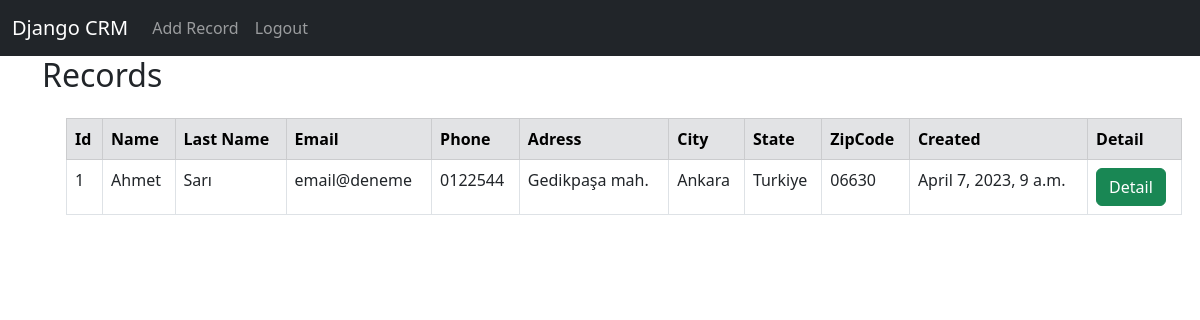
Before: / (signed in) with the older database file.
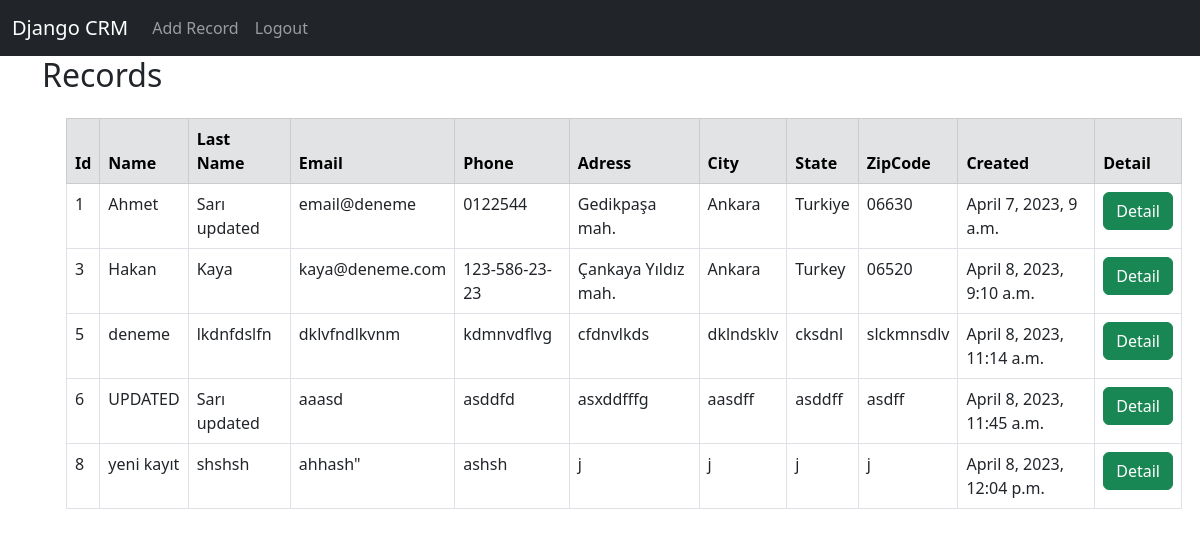
After: the same page with the newer database file.
### website/models.py (models this page shows, shortened)
class Record(models.Model):
    created_at = models.DateTimeField(auto_now_add= True)
    first_name = models.CharField(max_length=50)
    last_name = models.CharField(max_length=50)
    email = models.CharField(max_length=100)
    phone = models.CharField(max_length=15)
    address = models.CharField(max_length=100)
    city = models.CharField(max_length=50)
    state = models.CharField(max_length=50)
    zipcode = models.CharField(max_length=20)
    person_place = models.ForeignKey(Place,blank=True,null=True,on_delete=models.CASCADE)

### website/views.py (the view)
# urls.py: 2. Add a URL to urlpatterns:  path('', views.home, name='home')
def home(request):
    records = Record.objects.all()
    if request.method == "POST":
        username = request.POST['username']
        password = request.POST['password']
        user = authenticate(request, username = username , password = password)
        if user is not None:
            login(request,user)
            messages.success(request, "You have been logged in succesfully")
            return redirect('home')
        else:
            messages.success(request,'There was an Error Logging in, Please Try again')
            return redirect('home')
    else:
        return render(request, 'home.html', {'records': records})

### website/templates/home.html (shortened to what this page needs)
{% extends 'base.html' %}
{% block content  %}
{% if user.is_authenticated %}
<h2 class = "mx-auto">Records</h2>
<table class="table table-hover table-bordered m-4">
  <thead class="table-secondary">
    <tr>
      <th scope="col">Id</th>
      <th scope="col">Name</th>
      <th scope="col">Last Name</th>
      <th scope="col">Email</th>
      <th scope="col">Phone</th>
      <th scope="col">Adress</th>
      <th scope="col">City</th>
      <th scope="col">State</th>
      <th scope="col">ZipCode</th>
      <th scope="col">Created</th>
      <th scope="col">Detail</th>
    </tr>
  </thead>
  {% for record in records  %}
  <tbody>
    <tr>
      <td>{{record.id}}</td>
      <td>{{record.first_name}}</td>
      <td>{{record.last_name}}</td>
      <td>{{record.email}}</td>
      <td>{{record.phone}}</td>
      <td>{{record.address}}</td>
      <td>{{record.city}}</td>
      <td>{{record.state}}</td>
      <td>{{record.zipcode}}</td>
      <td>{{record.created_at}}</td>
      <td> <a href="{% url 'record' record.id %}" class="btn btn-success">Detail</a> </td>
    </tr>
  </tbody>
  {% endfor %}
</table>
{% endif %}
{% endblock  %}

### website/templates/base.html (shortened to what this page needs)
<!doctype html>
<html lang="en">
  <head>
    <link href="https://cdn.jsdelivr.net/npm/bootstrap@5.2.3/dist/css/bootstrap.min.css" rel="stylesheet">
  </head>
  <body>
    {% include 'navbar.html' %}
    <div class="container">
    {% block content  %}
     {% endblock  %}
    </div>
  </body>
</html>

### website/templates/navbar.html (shortened to what this page needs)
<nav class="navbar navbar-expand-lg navbar-dark bg-dark">
    <div class="container-fluid">
      <a class="navbar-brand" href="{% url 'home' %}">Django CRM</a>
      <div class="collapse navbar-collapse" id="navbarSupportedContent">
        <ul class="navbar-nav me-auto mb-2 mb-lg-0">
            {% if user.is_authenticated  %}
            <li class="nav-item">
              <a class="nav-link" href="{% url 'add_record' %}">Add Record</a>
          </li>
            <li class="nav-item">
                <a class="nav-link" href="{% url 'logout' %}">Logout</a>
            </li>
            {% endif %}
        </ul>
      </div>
    </div>
  </nav>

Changed rows visible on the page:
changed Record "Ahmet": last_name "Sarı" → "Sarı updated"
added Record: id "3", first_name "Hakan", last_name "Kaya", email "kaya@deneme.com", phone "123-586-23-23", address "Çankaya Yıldız mah.", city "Ankara", state "Turkey", zipcode "06520", created_at "April 8, 2023, 9:10 a.m."
added Record: id "5", first_name "deneme", last_name "lkdnfdslfn", email "dklvfndlkvnm", phone "kdmnvdflvg", address "cfdnvlkds", city "dklndsklv", state "cksdnl", zipcode "slckmnsdlv", created_at "April 8, 2023, 11:14 a.m."
added Record: id "6", first_name "UPDATED", last_name "Sarı updated", email "aaasd", phone "asddfd", address "asxddfffg", city "aasdff", state "asddff", zipcode "asdff", created_at "April 8, 2023, 11:45 a.m."
added Record: id "8", first_name "yeni kayıt", last_name "shshsh", email "ahhash\"", phone "ashsh", address "j", city "j", state "j", zipcode "j", created_at "April 8, 2023, 12:04 p.m."
